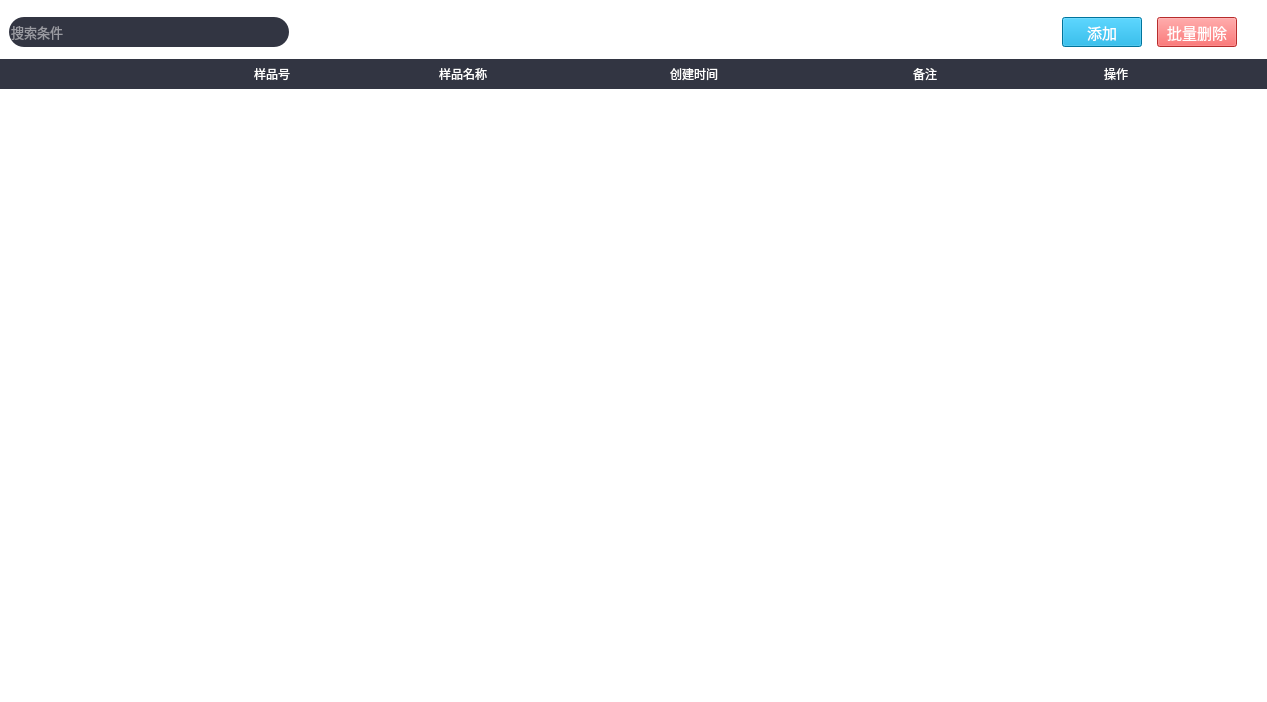
<?xml version="1.0" encoding="UTF-8"?>
<ui version="4.0">
 <class>SampleMgrForm</class>
 <widget class="QWidget" name="SampleMgrForm">
  <property name="geometry">
   <rect>
    <x>0</x>
    <y>0</y>
    <width>1267</width>
    <height>702</height>
   </rect>
  </property>
  <property name="windowTitle">
   <string>Form</string>
  </property>
  <property name="styleSheet">
   <string notr="true">.QGroupBox{border:none;color:white;background-color:#FFFFFF;}
.QPushButton{color:white;background-color:#00A3DA;font-family:&quot;宋体&quot;;font-szie:11pt;}
.QListWidget{border:none;background:transparent;}
.QLabel{background:transparent; color:white;}
.QCheckBox{background:transparent;margin-left:5px;}
#gbxLeft{border-right:1px solid gray;}
#lblTitle{color:white;font-family:&quot;宋体&quot;;font-size:14pt;}
#lineSearch{background-color: rgb(50,53,66);color:white;border-radius: 15px; border: 2px;}
#btnCxDataDel{background-color: rgb(255,62,62);}
#gbxDemoMgrTableHeader {background-color: #323542;}
#gbxDemoMgrTableHeader QLabel{qproperty-alignment: 'AlignHCenter|AlignVCenter';font-size:9pt;text-align:left}

QTreeWidget{border:none;background:transparent;color:white;}
QTreeWidget::item {height:32px;}
QScrollBar{border:none;background:transparent;}
QScrollBar:vertical {width: 5px;}
QScrollBar:vertical{width:5px;background:#FFFFFF; margin:0px,0px,0px,0px;padding-top:0px;padding-bottom:0px;}
QScrollBar::handle:vertical{width:5px;background:transparent;border-radius:4px;min-height:60;}
QScrollBar::handle:vertical:hover{width:5px;background:rgba(0,0,0,20%);border-radius:4px;min-height:60;}
QScrollBar::add-line:vertical{height:0px;width:0px;subcontrol-position:bottom;}
QScrollBar::sub-line:vertical{height:0px;width:0px;subcontrol-position:top;}
QScrollBar::add-line:vertical:hover{height:0px;width:0px;subcontrol-position:bottom;}
QScrollBar::sub-line:vertical:hover{height:0px;width:0px;subcontrol-position:top;}
QScrollBar::sub-page:vertical{background: none;}
QScrollBar::add-page:vertical{background: none;}

QListWidget{border:none;background:transparent;}
QListWidget::item{border-bottom:1px solid black;}
QListWidget::item .QLabel{qproperty-alignment: 'AlignHCenter|AlignVCenter';font-size:9pt;text-align:left;}
QListWidget::item .QPushButton{qproperty-alignment: ' AlignHCenter|AlignVCenter'; font-size:9pt;}

QCheckBox{background:transparent;}
QCheckBox::indicator { width: 20px;height: 20px;}
QCheckBox::indicator:checked { image: url(./Res/checkbox-checked.png); } 
QCheckBox::indicator:unchecked {image: url(./Res/checkbox-unchecked.png);}
#optView{color:#4454a6;}
#optExport{color:#0ab363;}
#optDel{color:#e54356;}
#btnDemoAdd{color:white;}
#optView{background-color: rgb(68,99,190);}


</string>
  </property>
  <layout class="QHBoxLayout" name="horizontalLayout">
   <property name="spacing">
    <number>0</number>
   </property>
   <property name="leftMargin">
    <number>0</number>
   </property>
   <property name="topMargin">
    <number>0</number>
   </property>
   <property name="rightMargin">
    <number>0</number>
   </property>
   <property name="bottomMargin">
    <number>0</number>
   </property>
   <item>
    <widget class="QGroupBox" name="gbxRight">
     <property name="styleSheet">
      <string notr="true"/>
     </property>
     <property name="title">
      <string/>
     </property>
     <layout class="QVBoxLayout" name="verticalLayout_3">
      <property name="spacing">
       <number>0</number>
      </property>
      <property name="leftMargin">
       <number>0</number>
      </property>
      <property name="topMargin">
       <number>15</number>
      </property>
      <property name="rightMargin">
       <number>0</number>
      </property>
      <property name="bottomMargin">
       <number>0</number>
      </property>
      <item>
       <widget class="QGroupBox" name="groupBox_12">
        <property name="minimumSize">
         <size>
          <width>0</width>
          <height>35</height>
         </size>
        </property>
        <property name="maximumSize">
         <size>
          <width>16777215</width>
          <height>80</height>
         </size>
        </property>
        <property name="title">
         <string/>
        </property>
        <layout class="QHBoxLayout" name="horizontalLayout_15">
         <property name="spacing">
          <number>0</number>
         </property>
         <property name="leftMargin">
          <number>0</number>
         </property>
         <property name="topMargin">
          <number>0</number>
         </property>
         <property name="rightMargin">
          <number>0</number>
         </property>
         <property name="bottomMargin">
          <number>0</number>
         </property>
         <item>
          <layout class="QGridLayout" name="gridLayout_4">
           <property name="leftMargin">
            <number>9</number>
           </property>
           <property name="rightMargin">
            <number>30</number>
           </property>
           <item row="0" column="3">
            <widget class="QLabel" name="label_6">
             <property name="minimumSize">
              <size>
               <width>15</width>
               <height>0</height>
              </size>
             </property>
             <property name="maximumSize">
              <size>
               <width>15</width>
               <height>16777215</height>
              </size>
             </property>
             <property name="text">
              <string/>
             </property>
            </widget>
           </item>
           <item row="0" column="4">
            <widget class="QPushButton" name="btnDemoBatchDel">
             <property name="minimumSize">
              <size>
               <width>80</width>
               <height>30</height>
              </size>
             </property>
             <property name="maximumSize">
              <size>
               <width>80</width>
               <height>30</height>
              </size>
             </property>
             <property name="font">
              <font>
               <family>宋体</family>
               <pointsize>11</pointsize>
              </font>
             </property>
             <property name="styleSheet">
              <string notr="true">background-color: rgb(255,62,62);
color:white;</string>
             </property>
             <property name="text">
              <string>批量删除</string>
             </property>
            </widget>
           </item>
           <item row="0" column="0">
            <widget class="QLineEdit" name="lineSearch">
             <property name="minimumSize">
              <size>
               <width>280</width>
               <height>30</height>
              </size>
             </property>
             <property name="maximumSize">
              <size>
               <width>280</width>
               <height>30</height>
              </size>
             </property>
             <property name="font">
              <font>
               <family>Arial</family>
               <pointsize>10</pointsize>
              </font>
             </property>
             <property name="tabletTracking">
              <bool>false</bool>
             </property>
             <property name="styleSheet">
              <string notr="true">background-color: rgb(50,53,66);
color:white;
border-radius: 15px; border: 2px;</string>
             </property>
             <property name="inputMask">
              <string/>
             </property>
             <property name="maxLength">
              <number>32767</number>
             </property>
             <property name="echoMode">
              <enum>QLineEdit::Normal</enum>
             </property>
             <property name="cursorPosition">
              <number>0</number>
             </property>
             <property name="placeholderText">
              <string>搜索条件 </string>
             </property>
             <property name="clearButtonEnabled">
              <bool>false</bool>
             </property>
            </widget>
           </item>
           <item row="0" column="1">
            <spacer name="horizontalSpacer_2">
             <property name="orientation">
              <enum>Qt::Horizontal</enum>
             </property>
             <property name="sizeHint" stdset="0">
              <size>
               <width>40</width>
               <height>20</height>
              </size>
             </property>
            </spacer>
           </item>
           <item row="0" column="2">
            <widget class="QPushButton" name="btnDemoAdd">
             <property name="minimumSize">
              <size>
               <width>80</width>
               <height>30</height>
              </size>
             </property>
             <property name="maximumSize">
              <size>
               <width>80</width>
               <height>30</height>
              </size>
             </property>
             <property name="font">
              <font>
               <family>宋体</family>
               <pointsize>11</pointsize>
              </font>
             </property>
             <property name="styleSheet">
              <string notr="true"/>
             </property>
             <property name="text">
              <string>添加</string>
             </property>
            </widget>
           </item>
          </layout>
         </item>
        </layout>
       </widget>
      </item>
      <item>
       <widget class="QGroupBox" name="groupBox_11">
        <property name="styleSheet">
         <string notr="true"/>
        </property>
        <property name="title">
         <string/>
        </property>
        <layout class="QHBoxLayout" name="horizontalLayout_9">
         <property name="spacing">
          <number>0</number>
         </property>
         <property name="leftMargin">
          <number>0</number>
         </property>
         <property name="topMargin">
          <number>9</number>
         </property>
         <property name="rightMargin">
          <number>0</number>
         </property>
         <property name="bottomMargin">
          <number>0</number>
         </property>
         <item>
          <widget class="QGroupBox" name="gbxContent">
           <property name="styleSheet">
            <string notr="true"/>
           </property>
           <property name="title">
            <string/>
           </property>
           <layout class="QHBoxLayout" name="horizontalLayout_19">
            <property name="spacing">
             <number>0</number>
            </property>
            <property name="leftMargin">
             <number>0</number>
            </property>
            <property name="topMargin">
             <number>0</number>
            </property>
            <property name="rightMargin">
             <number>0</number>
            </property>
            <property name="bottomMargin">
             <number>0</number>
            </property>
            <item>
             <layout class="QVBoxLayout" name="verticalLayout_7">
              <property name="spacing">
               <number>0</number>
              </property>
              <item>
               <widget class="QGroupBox" name="gbxDemoMgrTableHeader">
                <property name="minimumSize">
                 <size>
                  <width>0</width>
                  <height>30</height>
                 </size>
                </property>
                <property name="maximumSize">
                 <size>
                  <width>16777215</width>
                  <height>30</height>
                 </size>
                </property>
                <property name="styleSheet">
                 <string notr="true"/>
                </property>
                <property name="title">
                 <string/>
                </property>
                <layout class="QHBoxLayout" name="horizontalLayout_4">
                 <property name="spacing">
                  <number>0</number>
                 </property>
                 <property name="leftMargin">
                  <number>0</number>
                 </property>
                 <property name="topMargin">
                  <number>0</number>
                 </property>
                 <property name="rightMargin">
                  <number>5</number>
                 </property>
                 <property name="bottomMargin">
                  <number>0</number>
                 </property>
                 <item>
                  <widget class="QCheckBox" name="chkAll">
                   <property name="minimumSize">
                    <size>
                     <width>40</width>
                     <height>20</height>
                    </size>
                   </property>
                   <property name="maximumSize">
                    <size>
                     <width>40</width>
                     <height>20</height>
                    </size>
                   </property>
                   <property name="sizeIncrement">
                    <size>
                     <width>0</width>
                     <height>0</height>
                    </size>
                   </property>
                   <property name="baseSize">
                    <size>
                     <width>0</width>
                     <height>0</height>
                    </size>
                   </property>
                   <property name="layoutDirection">
                    <enum>Qt::LeftToRight</enum>
                   </property>
                   <property name="styleSheet">
                    <string notr="true">QCheckBox::indicator { width: 20px;height: 20px;}
QCheckBox::indicator:checked { image: url(./Res/checkbox-checked.png); } QCheckBox::indicator:unchecked {image: url(./Res/checkbox-unchecked.png);}</string>
                   </property>
                   <property name="text">
                    <string/>
                   </property>
                  </widget>
                 </item>
                 <item>
                  <widget class="QLabel" name="label_5">
                   <property name="minimumSize">
                    <size>
                     <width>100</width>
                     <height>0</height>
                    </size>
                   </property>
                   <property name="maximumSize">
                    <size>
                     <width>100</width>
                     <height>16777215</height>
                    </size>
                   </property>
                   <property name="styleSheet">
                    <string notr="true"/>
                   </property>
                   <property name="text">
                    <string>样品号</string>
                   </property>
                   <property name="alignment">
                    <set>Qt::AlignCenter</set>
                   </property>
                  </widget>
                 </item>
                 <item>
                  <widget class="QLabel" name="label_9">
                   <property name="minimumSize">
                    <size>
                     <width>100</width>
                     <height>0</height>
                    </size>
                   </property>
                   <property name="maximumSize">
                    <size>
                     <width>100</width>
                     <height>16777215</height>
                    </size>
                   </property>
                   <property name="styleSheet">
                    <string notr="true"/>
                   </property>
                   <property name="text">
                    <string>样品名称</string>
                   </property>
                   <property name="alignment">
                    <set>Qt::AlignCenter</set>
                   </property>
                  </widget>
                 </item>
                 <item>
                  <widget class="QLabel" name="label_12">
                   <property name="minimumSize">
                    <size>
                     <width>180</width>
                     <height>0</height>
                    </size>
                   </property>
                   <property name="maximumSize">
                    <size>
                     <width>180</width>
                     <height>16777215</height>
                    </size>
                   </property>
                   <property name="styleSheet">
                    <string notr="true"/>
                   </property>
                   <property name="text">
                    <string>创建时间</string>
                   </property>
                   <property name="alignment">
                    <set>Qt::AlignCenter</set>
                   </property>
                  </widget>
                 </item>
                 <item>
                  <widget class="QLabel" name="label_13">
                   <property name="minimumSize">
                    <size>
                     <width>100</width>
                     <height>0</height>
                    </size>
                   </property>
                   <property name="maximumSize">
                    <size>
                     <width>100</width>
                     <height>16777215</height>
                    </size>
                   </property>
                   <property name="styleSheet">
                    <string notr="true"/>
                   </property>
                   <property name="text">
                    <string>备注</string>
                   </property>
                   <property name="alignment">
                    <set>Qt::AlignCenter</set>
                   </property>
                  </widget>
                 </item>
                 <item>
                  <widget class="QLabel" name="lblOpt">
                   <property name="maximumSize">
                    <size>
                     <width>100</width>
                     <height>16777215</height>
                    </size>
                   </property>
                   <property name="sizeIncrement">
                    <size>
                     <width>100</width>
                     <height>0</height>
                    </size>
                   </property>
                   <property name="text">
                    <string>操作</string>
                   </property>
                   <property name="alignment">
                    <set>Qt::AlignCenter</set>
                   </property>
                  </widget>
                 </item>
                </layout>
               </widget>
              </item>
              <item>
               <widget class="QListWidget" name="listWidgetDemo">
                <property name="focusPolicy">
                 <enum>Qt::ClickFocus</enum>
                </property>
                <property name="styleSheet">
                 <string notr="true"/>
                </property>
                <property name="verticalScrollBarPolicy">
                 <enum>Qt::ScrollBarAlwaysOn</enum>
                </property>
                <property name="editTriggers">
                 <set>QAbstractItemView::NoEditTriggers</set>
                </property>
                <property name="selectionMode">
                 <enum>QAbstractItemView::NoSelection</enum>
                </property>
                <property name="selectionBehavior">
                 <enum>QAbstractItemView::SelectRows</enum>
                </property>
               </widget>
              </item>
             </layout>
            </item>
           </layout>
          </widget>
         </item>
        </layout>
       </widget>
      </item>
     </layout>
    </widget>
   </item>
  </layout>
 </widget>
 <resources/>
 <connections/>
</ui>
